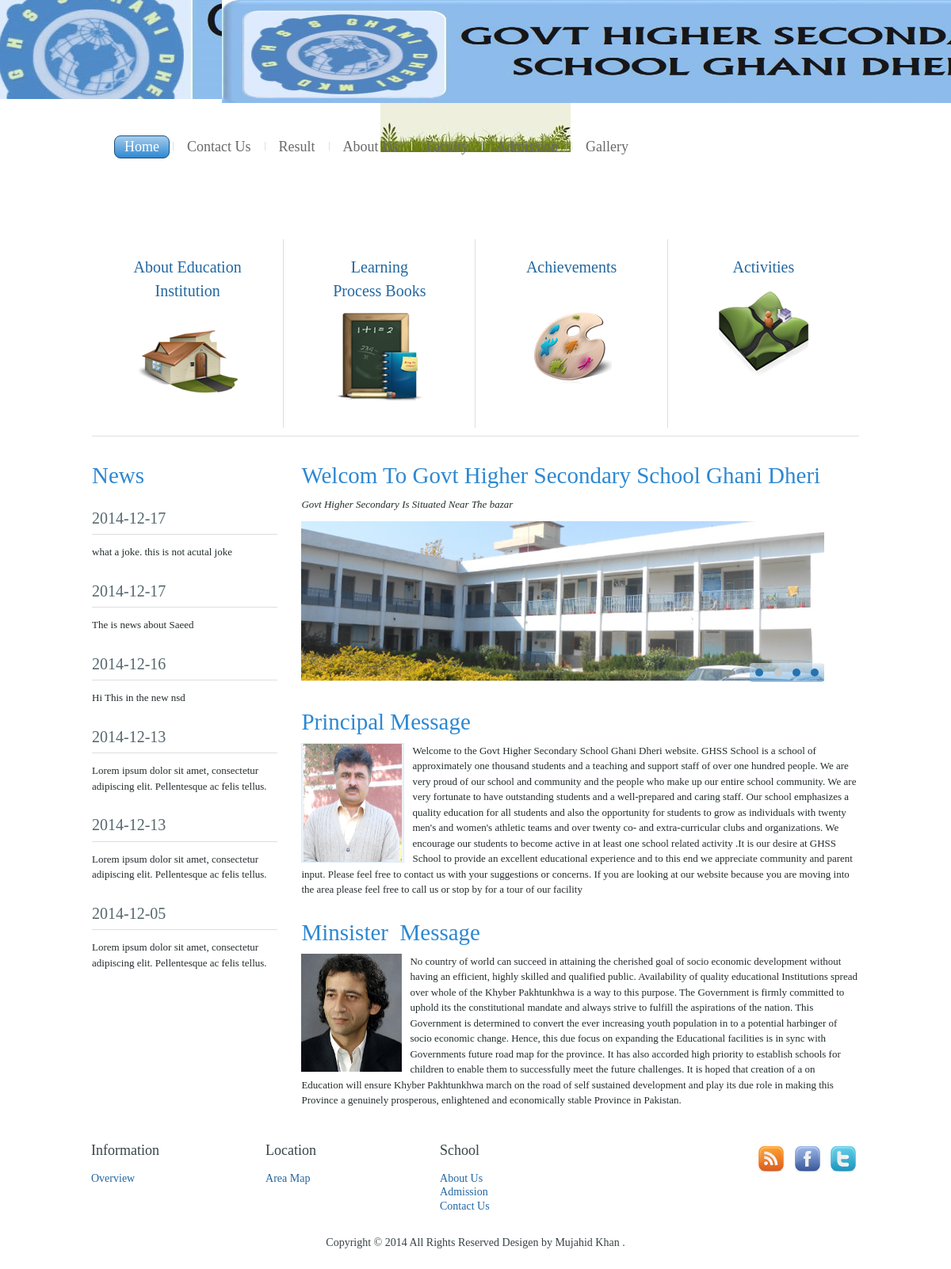
The page / on the database its author committed.
### tables this page shows
CREATE TABLE IF NOT EXISTS `news` (
  `id` int(11) NOT NULL AUTO_INCREMENT,
  `body` text NOT NULL,
  `date` date NOT NULL,
  PRIMARY KEY (`id`)
);

### functions/sandbox.php (the view, shortened to what this page needs)
<?php
	function  news($dbc){
	$q="SELECT * FROM  news order by date DESC LIMIT 6 ";
	$r=mysqli_query($dbc,$q);
	while($ans=mysqli_fetch_assoc($r))
		{
			echo'<h3>'.$ans['date'].'</h3>';
			echo '<hr style="border:none;background-color:#dedede;color:#dedede;height:1px;">';
			echo '<p>'. $ans['body'].'</p>';
		}
	}

### index.php (shortened to what this page needs)
<?php include('config/connect.php'); ?>
<!DOCTYPE html>
<html dir="ltr" lang="en-US">
    <head>
        <link rel="stylesheet" href="css/style.css" media="screen">
        <link rel="stylesheet" href="css/style.responsive.css" media="all">
    <?php include('galhead.php') ?>
<body>
	<div id="art-main">
		<?php include('template/header.php'); ?>
    <div class="art-sheet clearfix">
		<?php include('template/nav.php'); ?>
    <div class="art-layout-wrapper">
    <div class="art-content-layout">
    <div class="art-content-layout-row">
    <div class="art-layout-cell art-content">
        <article class="art-post art-article">
        <div class="art-postcontent art-postcontent-0 clearfix">
        <?php include('template/picnav.php'); ?>
    <div class="art-content-layout-br layout-item-1"></div>
    <div class="art-content-layout layout-item-5">
    <div class="art-content-layout-row">
    <div class="art-layout-cell layout-item-7" style="width: 25%" >
        <h1>News</h1>
        <?php news($dbc); ?>
    </div>
    <div class="art-layout-cell layout-item-8" style="width: 75%" >
        <h1>Welcom To Govt Higher Secondary School Ghani Dheri&nbsp;</h1>
        <p>
            <span style="font-style:italic;">Govt Higher Secondary Is Situated Near The bazar</span>
        </p>
    <div id="e1" style="position: relative; display: inline-block; z-index: 0; margin: 0px;  border-width: 0px;  " class="art-collage">
        <div class="art-slider art-slidecontainere1" data-width="660" data-height="203">
            <div class="art-slider-inner">
                <div class="art-slide-item art-slidee11"></div>
            </div>
        </div>
        <div class="art-slidenavigator art-slidenavigatore1" data-left="87.27">
            <a href="#" class="art-slidenavigatoritem"></a>
            <a href="#" class="art-slidenavigatoritem"></a>
            <a href="#" class="art-slidenavigatoritem"></a>
            <a href="#" class="art-slidenavigatoritem"></a>
        </div>
    </div>
    <h1>Principal Message</h1>
    <p>
        <img width="128" height="149" alt="" class="art-lightbox" src="images/principal.png" style="float: left; margin-right: 10px; border-top-style: solid; border-right-style: solid; border-bottom-style: solid; border-left-style: solid; border-top-color: rgb(221, 236, 248); border-right-color: rgb(221, 236, 248); border-bottom-color: rgb(221, 236, 248); border-left-color: rgb(221, 236, 248); border-top-width: 1px; border-right-width: 1px; border-bottom-width: 1px; border-left-width: 1px;"/>
    </p>
        <p>
            Welcome to the Govt Higher Secondary School Ghani Dheri website. GHSS School is a
            school of approximately one thousand students and a teaching and support staff of over
            one hundred people. We are very proud of our school and community and the people who make
            up our entire school community. We are very fortunate to have outstanding students and a
            well-prepared and caring staff. Our school emphasizes a quality education for all students
            and also the opportunity for students to grow as individuals with twenty men's and women's
            athletic teams and over twenty co- and extra-curricular clubs and organizations. We encourage
            our students to become active in at least one school related activity .It is our desire at
            GHSS School to provide an excellent educational experience and to this end we appreciate
            community and parent input. Please feel free to contact us with your suggestions or concerns.
            If you are looking at our website because you are moving into the area please feel free to call
            us or stop by for a tour of our facility<br/>
        </p>
        <h1>Minsister &nbsp;Message</h1>
        <p>
            <img width="127" height="149" alt="" class="art-lightbox" src="images/Minister.jpg" style="float: left; margin-right: 10px; "/>
            No country of world can succeed in attaining the cherished goal of socio economic development
            without having an efficient, highly skilled and qualified public. Availability of quality
            educational Institutions spread over whole of the Khyber Pakhtunkhwa is a way to this purpose.
            The Government is firmly committed to uphold its the constitutional mandate and always strive to fulfill
            the aspirations of the nation.
            This Government is determined to convert the ever increasing youth population in to a potential harbinger of socio economic change.
            Hence, this due focus on expanding the Educational facilities is in sync with Governments future road map for the province.
            It has also accorded high priority to establish schools for children to enable them to successfully meet the future challenges.
            It is hoped that creation of a on Education will ensure Khyber Pakhtunkhwa march on the road
            of self sustained development and play its due role in making this Province a genuinely
            prosperous, enlightened and economically stable Province in Pakistan.
        </p>
    </div>
</div>
</div>
</div>
</article>
</div>
</div>
</div>
</div>
    <?php  include('template/footer.php');?>
</div>
</div>

### galhead.php (shortened to what this page needs)
</head>

### template/header.php
<header class="art-header">
	<div class="art-shapes">
		<img src="images/LOGOFGFH.jpg" height="130" width="1280" style="padding-left:40px">
  </div>
</header>

### template/nav.php
<nav class="art-nav">
    <ul class="art-hmenu">
        <li><a href="index.php" class="active">Home</a></li>
        <li><a href="contact-us.php">Contact Us</a></li>
        <li><a href="result.php">Result</a></li>
        <li><a href="about-us.php">About Us</a></li>
        <li><a href="faculty.php">Faculty</a></li>
        <li><a href="admission.php">Admission</a></li>
        <li><a href="gallery.php">Gallery</a></li>
    </ul>
</nav>

### template/picnav.php
<div class="art-content-layout-wrapper layout-item-0">
    <div class="art-content-layout">
        <div class="art-content-layout-row">
            <div class="art-layout-cell layout-item-2" style="width: 25%">
                <h4>
                    <a href="about-us.php">About Education<br>Institution</a>
                </h4>
                <p style="text-align: center;">
                    <a href="about-us.php">
                        <img width="128" height="128" alt="" src="images/buildinghome.png" class="">
                    </a>
                </p>
            </div>
            <div class="art-layout-cell layout-item-2" style="width: 25%">
                <h4>
                    <a href="learnpro.php">Learning<br>Process Books</a>
                </h4>
                <p style="text-align: center;">
                    <a href="learnpro.php">
                        <img width="115" height="115" alt="" src="images/school-2.png">
                    </a>
                </p>
            </div>
            <div class="art-layout-cell layout-item-2" style="width: 25%">
                <h4>
                    <a href="acheivements.php">Achievements</a><br><br>
                </h4>
                <p style="text-align: center;">
                    <a href="acheivements.php">
                        <img width="102" height="102" alt="" src="images/paint-2.png" class="art-preview-selected">
                    </a>
                </p>
            </div>
            <div class="art-layout-cell layout-item-3" style="width: 25%">
                <h4>
                    <a href="activities.php">Activities</a>
                </h4>
                <p style="text-align: center;">
                    <a href="activities.php">
                        <img width="115" height="115" alt="" src="images/pathing-2-2.png" class="">
                    </a>
                </p>
            </div>
        </div>
    </div>
</div>

### template/footer.php
<footer class="art-footer">
    <div class="art-content-layout">
        <div class="art-content-layout-row">
            <div class="art-layout-cell layout-item-0" style="width:22%">
                <p style="font-size:18px;">Information</p>
                <br>
                <ul>
                    <li>
                        <a href="about-us.php">Overview</a>
                    </li>
                </ul>
            </div>
            <div class="art-layout-cell layout-item-0" style="width: 22%">
                <p style="font-size: 18px;">Location</p>
                <br>
                <ul>
                    <li>
                        <a href="map.php">Area Map</a>
                    </li>
                </ul>
            </div>
            <div class="art-layout-cell layout-item-0" style="width: 22%">
                <p style="font-size: 18px;">School</p>
                <br>
                <ul>
                    <li>
                        <a href="about-us.php">About Us</a>
                    </li>
                    <li>
                        <a href="admission.php">Admission</a>
                    </li>
                    <li>
                        <a href="contact-us.php">Contact Us</a>
                    </li>
                </ul>
            </div>
            <div class="art-layout-cell layout-item-0" style="width: 34%">
                <p style="text-align:right;">
                    <a href="#"><img width="32" height="32" alt="" src="images/rss_32.png" class=""></a>
                    <a href="#"><img width="32" height="32" alt="" src="images/facebook_32.png" class=""></a>
                    <a href="#"><img width="32" height="32" alt="" src="images/twitter_32.png" class=""></a>
                </p>
            </div>
        </div>
    </div>
    <div class="art-content-layout">
        <div class="art-content-layout-row">
            <div class="art-layout-cell layout-item-1" style="width: 100%">
                <p style="text-align: center;">Copyright © 2014 All Rights Reserved Desigen by Mujahid Khan .</p>
            </div>
        </div>
    </div>
</footer>

### galhead.php (style rules this page uses)
.art-content .art-postcontent-0 .layout-item-0 { margin-bottom: 10px; }
.art-content .art-postcontent-0 .layout-item-1 { border-top-width: 1px; border-top-style: solid; border-top-color: #DEDEDE; margin-top: 5px; margin-bottom: 5px; }
.art-content .art-postcontent-0 .layout-item-2 { border-right-style: solid; border-right-width: 1px; border-right-color: #DEDEDE; padding-right: 10px; padding-left: 10px; }
.art-content .art-postcontent-0 .layout-item-3 { padding-right: 10px; padding-left: 10px; }
.art-content .art-postcontent-0 .layout-item-5 { border-top-style: solid; border-right-style: solid; border-bottom-style: solid; border-left-style: solid; border-width: 0px; border-top-color: #3D91D6; border-right-color: #3D91D6; border-bottom-color: #3D91D6; border-left-color: #3D91D6; }
.art-content .art-postcontent-0 .layout-item-7 { border-top-style: solid; border-right-style: solid; border-bottom-style: solid; border-left-style: solid; border-width: 0px; border-top-color: #3D91D6; border-right-color: #3D91D6; border-bottom-color: #3D91D6; border-left-color: #3D91D6; padding-right: 10px; padding-left: 0px; }
.art-content .art-postcontent-0 .layout-item-8 { padding-right: 0px; padding-left: 20px; }
.art-slidecontainere1 { position: relative; width: 660px; height: 203px; }
.art-slidecontainere1 .art-slide-item { -webkit-transition: 600ms ease-in-out opacity; -moz-transition: 600ms ease-in-out opacity; -ms-transition: 600ms ease-in-out opacity; -o-transition: 600ms ease-in-out opacity; transition: 600ms ease-in-out opacity; position: absolute; display: none; left: 0; top: 0; opacity: 0; width: 100%; height: 100%; }
.art-slidecontainere1 .active, .art-slidecontainere1 .next, .art-slidecontainere1 .prev { display: block; }
.art-slidecontainere1 .next, .art-slidecontainere1 .prev { width: 100%; }
.art-slidecontainere1 .next.forward, .art-slidecontainere1 .prev.back { opacity: 1; }
.art-slidee11 { background-image: url('images/slidee11.jpg'); background-size: 100%; background-position: 0 0; background-repeat: no-repeat; }
.art-slidenavigatore1 { display: inline-block; position: absolute; direction: ltr !important; top: 179px; left: 87.27%; z-index: 101; line-height: 0 !important; -webkit-background-origin: border !important; -moz-background-origin: border !important; background-origin: border-box !important; -webkit-box-sizing: border-box; -moz-box-sizing: border-box; box-sizing: border-box; text-align: center; white-space: nowrap; }
.art-slidenavigatore1 { background: #9EC8EA; background: linear-gradient(top, rgba(226, 238, 249, 0.6) 0, rgba(91, 162, 220, 0.6) 100%) no-repeat; background: -webkit-linear-gradient(top, rgba(226, 238, 249, 0.6) 0, rgba(91, 162, 220, 0.6) 100%) no-repeat; background: -moz-linear-gradient(top, rgba(226, 238, 249, 0.6) 0, rgba(91, 162, 220, 0.6) 100%) no-repeat; background: -o-linear-gradient(top, rgba(226, 238, 249, 0.6) 0, rgba(91, 162, 220, 0.6) 100%) no-repeat; background: -ms-linear-gradient(top, rgba(226, 238, 249, 0.6) 0, rgba(91, 162, 220, 0.6) 100%) no-repeat; background: linear-gradient(top, rgba(226, 238, 249, 0.6) 0, rgba(91, 162, 220, 0.6) 100%) no-repeat; -svg-background: linear-gradient(top, rgba(226, 238, 249, 0.6) 0, rgba(91, 162, 220, 0.6) 100%) no-repeat; -webkit-border-radius: 4px; -moz-border-radius: 4px; border-radius: 4px; padding: 7px; }
.art-slidenavigatore1>a { background: #2572B1; -webkit-border-radius: 50%; -moz-border-radius: 50%; border-radius: 50%; margin: 0 10px 0 0; width: 10px; height: 10px; }
.art-slidenavigatore1>a.active { background: #C7C7C7; -webkit-border-radius: 50%; -moz-border-radius: 50%; border-radius: 50%; margin: 0 10px 0 0; width: 10px; height: 10px; }

### rows shown on the page
news: date "2014-12-17", body "what a joke. this is not acutal joke"
news: date "2014-12-17", body "The is news about Saeed"
news: date "2014-12-16", body "Hi This in the new nsd"
news: date "2014-12-13", body "Lorem ipsum dolor sit amet, consectetur adipiscing elit. Pellentesque ac felis tellus."
news: date "2014-12-13", body "Lorem ipsum dolor sit amet, consectetur adipiscing elit. Pellentesque ac felis tellus."
news: date "2014-12-05", body "Lorem ipsum dolor sit amet, consectetur adipiscing elit. Pellentesque ac felis tellus."
